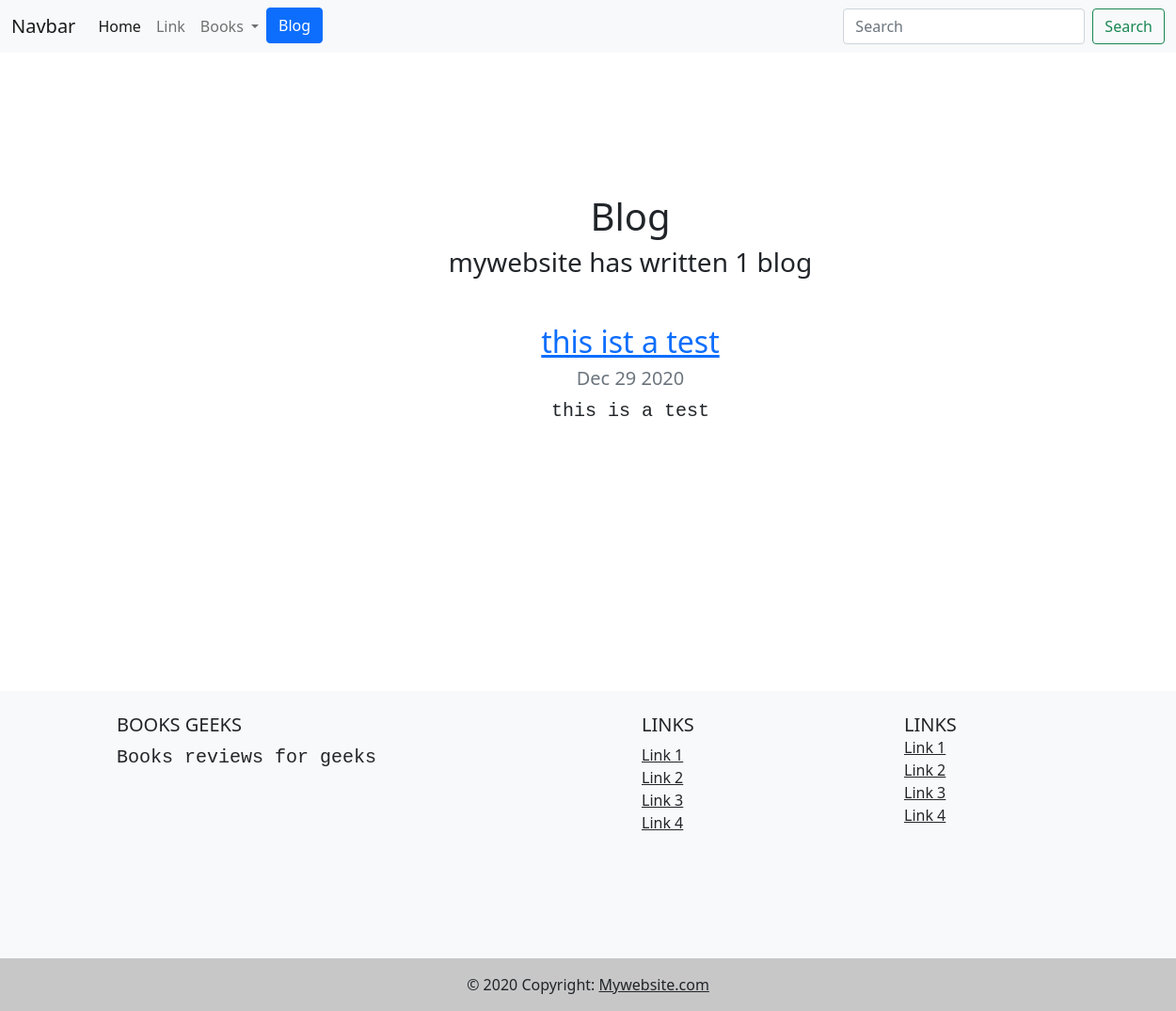
Screenshot of /blog/ with the database file from the repository.
### blog/models.py (models this page shows, shortened)
class Blog(models.Model):
    title = models.CharField(max_length=200)
    description = models.TextField()
    date = models.DateField()
    image = models.ImageField(upload_to='blog/images/', default = "https://www.pressgazette.co.uk/wp-content/uploads/2020/11/shutterstock.jpg")

### blog/views.py (the view)
# urls.py: path('', views.all_blogs, name='all_blogs'),
def all_blogs(request):
    blogs = Blog.objects.order_by('-date')
    return render(request, 'blog/all_blogs.html', {'blogs':blogs})

### blog/templates/blog/all_blogs.html
{% extends 'books/base.html' %}
{% load static %}
{% block content %}
<h1 id="blogtitle" class="font-weight-bold text-center">Blog</h1>
<h3 class="text-center mb-5"> mywebsite has written {{ blogs.count }} blog{{ blogs.count|pluralize }}</h3>
{% for blog in blogs %}
<div class="row justify-content-center my-3">
  <div class="col-md-10">
    <a href="{% url 'blog:detail' blog.id %}">
      <h2>{{ blog.title }}</h2>
    </a>
    <h5 class="text-muted">{{ blog.date|date:'M d Y' }}</h5>
    <p>{{ blog.description|striptags|truncatechars:100 }}</p>
  </div>
</div>
{% endfor %}
{% endblock %}

### books/static/books/custom.css (style rules this page uses)
p { font-family: Courier New, monospace; font-size: 20px; align-self:left; }
body { align: center; }

### rows the page displays
Blog: title "this ist a test", date "Dec 29 2020", description "this is a test"

### other values shown
{{ blogs.count }} "1"
